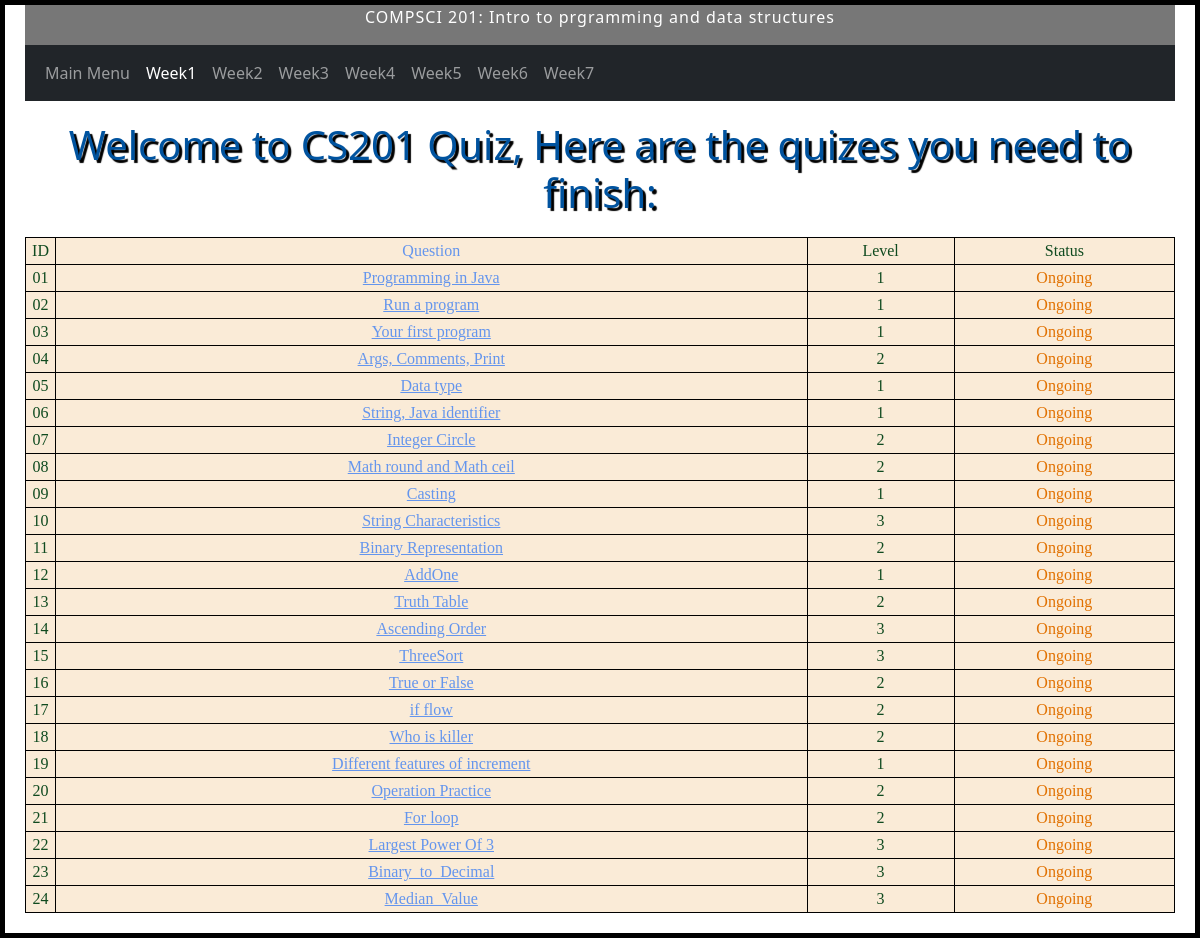
Page /content/1/index/week/1 (signed in) on the earlier database version.
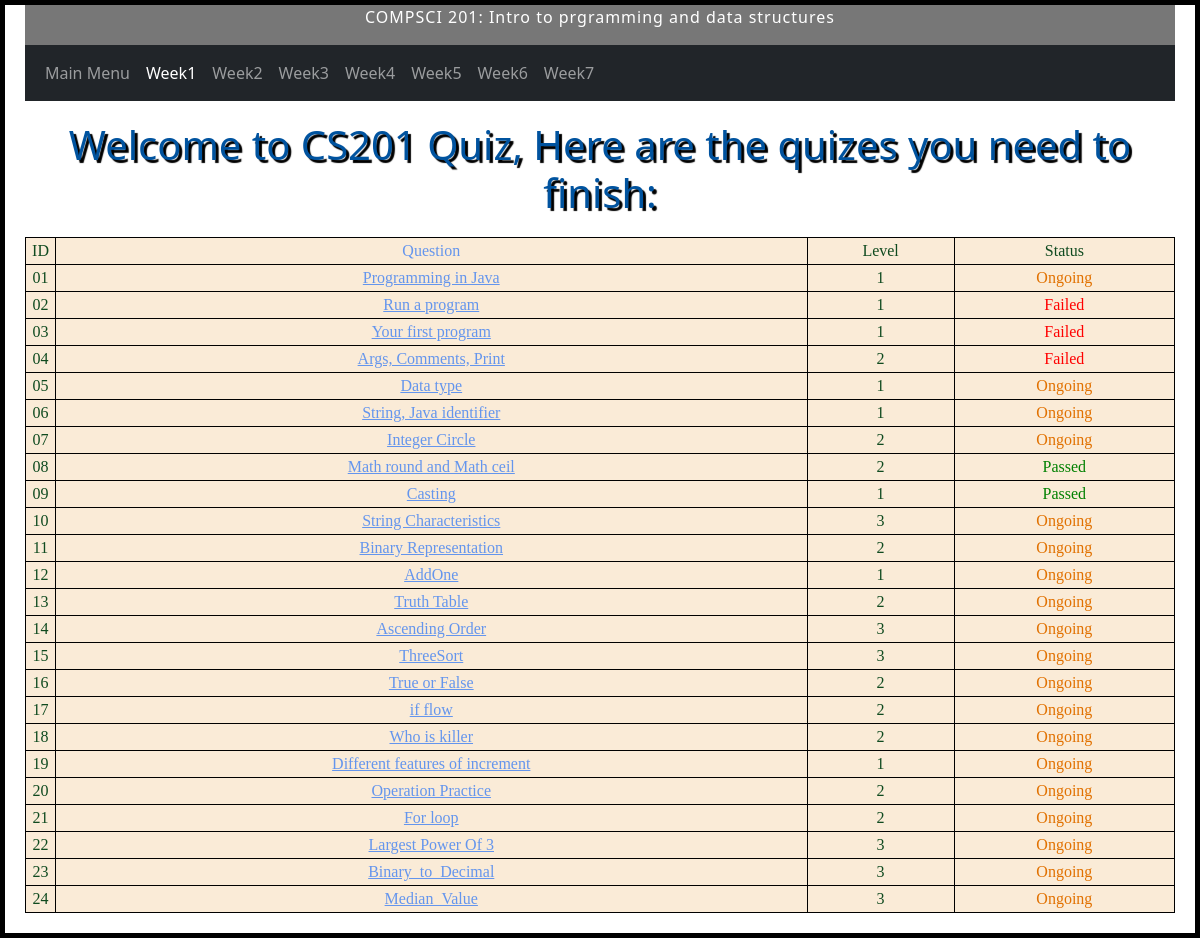
Same page on the later database version.
### simple_judge/models.py (models this page shows, shortened)
class Question(models.Model):
    student=models.ForeignKey(Student, on_delete=models.CASCADE)
    question_title=models.CharField(max_length=50)
    question_id=models.IntegerField(default=0)
    ifpassed=models.BooleanField('ifpassed',default=False)
    pub_date=models.DateTimeField('date published', default=datetime.datetime.strptime('2022-7-13 23:59','%Y-%m-%d %H:%M').astimezone(datetime.timezone(datetime.timedelta(hours=8))))
    due_date=models.DateTimeField('date due', default=datetime.datetime.strptime('2022-7-14 23:59','%Y-%m-%d %H:%M').astimezone(datetime.timezone(datetime.timedelta(hours=8))))
    logx=models.TextField()
    submission_times=models.IntegerField(default=5)

class Questiondict(models.Model):
    question_type=models.CharField(max_length=200)
    question_title=models.CharField(max_length=200)
    question_content=models.JSONField('quiz_content')
    question_id=models.IntegerField(default=0)
    question_level=models.IntegerField(default=0)
    question_week=models.IntegerField(default=0)

### quiz/views.py (the view)
# urls.py: path('<int:user_id>/index/week/<int:week>', views.week,name='week'),
def week(request, user_id, week):
    if checkuser(request , user_id) !=True:
       return HttpResponse("You are not allowed to See the Page")
    student=Student.objects.get(student_name=request.user.username)
    context={}
    context['user_id']=user_id
    question_sets=student.question_set.filter(question_id__gte=100*week , question_id__lte=100*(week+1)).order_by('question_id')
    question_dict_sets=[Questiondict.objects.get(question_id=question.question_id) for question in question_sets]
    context['array']=list(zip(question_sets,question_dict_sets))
    context['week']=week
    return render(request, 'quiz/week.html', context)

### quiz/templatetags/my_tags.py (called while the page is built)
@register.filter
def last2(question_id):
    x = str(question_id)
    return x[1:]

### quiz/views.py (called while the page is built)
def checkuser(request,user_id):
    if request.user.username!=Student.objects.get(student_id=user_id).student_name:
        return False
    return True

### quiz/templates/quiz/week.html (shortened to what the changed rows need)
<!DOCTYPE html>
<html lang="en">
<head>
    {% load static %}
    {% load my_tags %}
    <link rel = "stylesheet" type ="text/css" href = "{% static 'quiz/bootstrap/css/bootstrap.min.css' %}">
    <link rel = "stylesheet" type ="text/css" href = "{% static 'quiz/bootstrap/js/bootstrap.bundle.min.js' %}">
    <link rel = "stylesheet" type ="text/css" href = "{% static 'quiz/style.css' %}">
</head>
<body>
        <h1>Welcome to CS201 Quiz, Here are the quizes you need to finish:</h1>
    <div class='questiondiv'>
        <table>
            <tr>
            {% for i,j in array %}
            <tr>
                <td class='level' style="width:30px"> {{i.question_id|last2}}</td>
                <td class='Question'> <a href= '{% url 'quiz:quiz_new' i.question_id %}'>{{i.question_title}}</a> </td>
                <td class= 'level'> {{j.question_level}}</td>
                {% if i.submission_times > 0 %}
                  {% if i.ifpassed %}
                      <td class= 'Times' style="color:green"> Passed</td>
                  {% else %}
                      <td class= 'Times' style="color:rgb(225, 113, 0)"> Ongoing</td>
                  {%endif%}
                {% else %}
                      <td class= 'Times' style="color:red"> Failed </td>
                {%endif%}
            {% endfor %}
        </table>
    </div>
</body>
</html>

Differences in the rows shown:
changed Question "Run a program": submission_times "Ongoing" → "Failed"
changed Question "Your first program": submission_times "Ongoing" → "Failed"
changed Question "Args, Comments, Print": submission_times "Ongoing" → "Failed"
changed Question "Math round and Math ceil": submission_times "Ongoing" → "Passed"
changed Question "Casting": submission_times "Ongoing" → "Passed"
